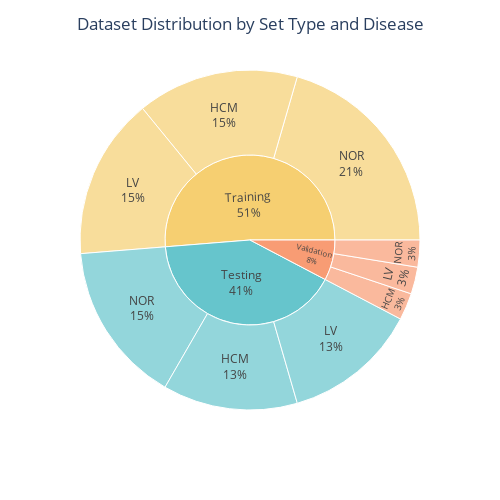

The code cell stored with this chart in its notebook:
### Code cell
# Group data by set type and disease
sunburst_data = selected_df_csv.groupby(['SET_TYPE', 'DISEASE']).size().reset_index(name='Count')

# Define colour mapping
unique_sets = sunburst_data['SET_TYPE'].unique()
default_colors = px.colors.qualitative.Pastel
color_discrete_map = {set_type: default_colors[i % len(default_colors)] for i, set_type in enumerate(unique_sets)}

# Plot sunburst piechart
fig = px.sunburst(
    sunburst_data,
    path=['SET_TYPE', 'DISEASE'],
    values='Count',
    color='SET_TYPE',
    color_discrete_map=color_discrete_map,
)

# Update trace text
fig.update_traces(textinfo='label+percent entry')

# Update layout
fig.update_layout(
    width=500, # adjust width in pixels
    height=500, # adjust height in pixels
    title_text="Dataset Distribution by Set Type and Disease",
    title_x=0.5
)

fig.show()

### Figure 1 — Plotly figure (JSON) as saved in the notebook; plotly's stock layout.template omitted (floating-point values rounded to 4 significant figures)
{"data": [{"branchvalues": "total", "customdata": [["Testing"], ["Testing"], ["Testing"], ["Testing"], ["Training"], ["Training"], ["Training"], ["Training"], ["Validation"], ["Validation"], ["Validation"], ["Validation"]], "domain": {"x": [0, 1], "y": [0, 1]}, "hovertemplate": "labels=%{label}<br>Count=%{value}<br>parent=%{parent}<br>id=%{id}<br>SET_TYPE=%{customdata[0]}<extra></extra>", "ids": ["Testing/HCM", "Testing/LV", "Testing/NOR", "Testing", "Training/HCM", "Training/LV", "Training/NOR", "Training", "Validation/HCM", "Validation/LV", "Validation/NOR", "Validation"], "labels": ["HCM", "LV", "NOR", "Testing", "HCM", "LV", "NOR", "Training", "HCM", "LV", "NOR", "Validation"], "marker": {"colors": ["rgb(102, 197, 204)", "rgb(102, 197, 204)", "rgb(102, 197, 204)", "rgb(102, 197, 204)", "rgb(246, 207, 113)", "rgb(246, 207, 113)", "rgb(246, 207, 113)", "rgb(246, 207, 113)", "rgb(248, 156, 116)", "rgb(248, 156, 116)", "rgb(248, 156, 116)", "rgb(248, 156, 116)"]}, "name": "", "parents": ["Testing", "Testing", "Testing", "", "Training", "Training", "Training", "", "Validation", "Validation", "Validation", ""], "textinfo": "label+percent entry", "type": "sunburst", "values": [25.0, 25.0, 30.0, 80.0, 30.0, 30.0, 40.0, 100.0, 5.0, 5.0, 5.0, 15.0]}], "layout": {"height": 500, "legend": {"tracegroupgap": 0}, "margin": {"t": 60}, "title": {"text": "Dataset Distribution by Set Type and Disease", "x": 0.5}, "width": 500}}
